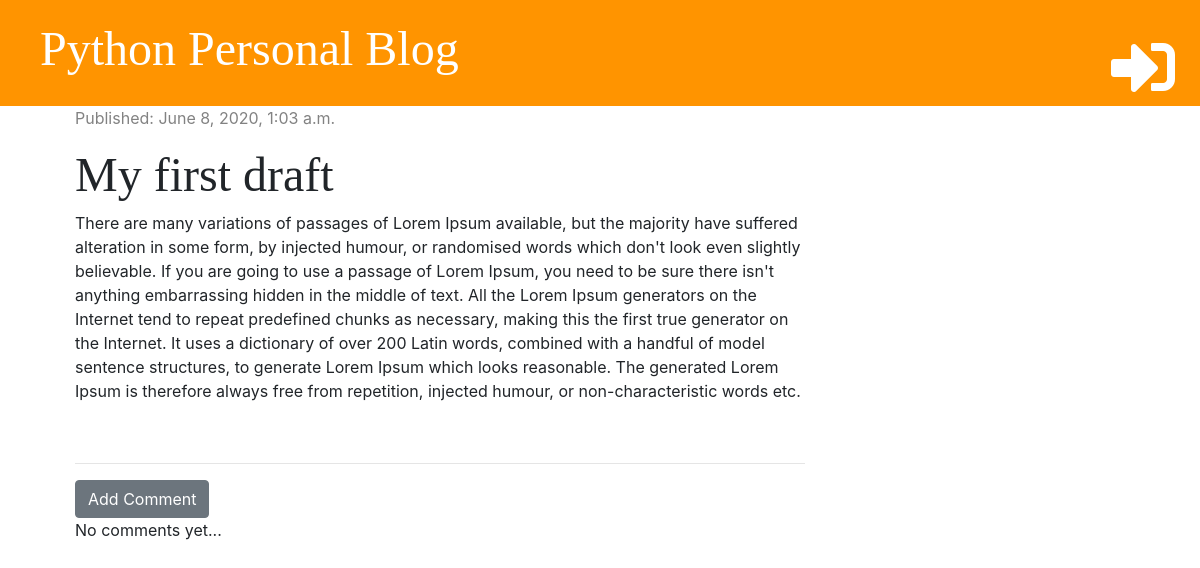
/post/6/, run on an earlier commit of the app's database.
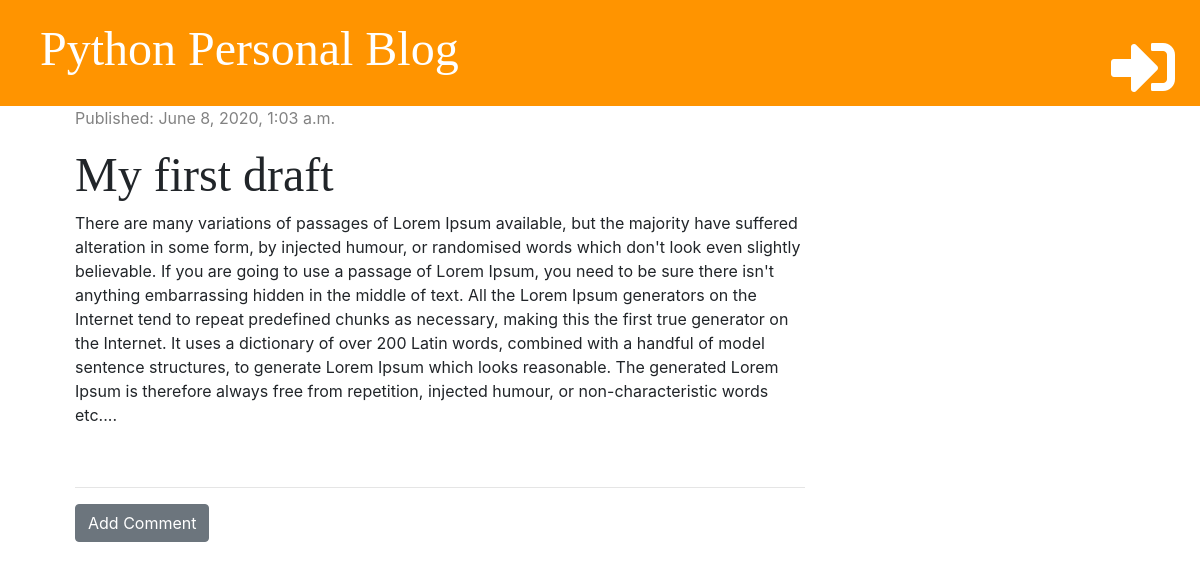
And on a later commit of the database.
### blog/models.py (models this page shows, shortened)
class Post(models.Model):
    author = models.ForeignKey('auth.User', on_delete=models.CASCADE)
    title = models.CharField(max_length=200)
    text = models.TextField()
    create_date = models.DateTimeField(default=timezone.now)
    published_date = models.DateTimeField(blank=True, null=True)

### blog/views.py (the view)
# urls.py: path('post/<int:pk>/', views.post_detail, name='post_detail'),
def post_detail(request, pk):
    post = get_object_or_404(Post, pk=pk)
    return render(request, 'blog/post_detail.html', {'post': post})

### blog/templates/blog/post_detail.html (shortened to what this page needs)
{% extends 'blog/base.html' %}
{% block content %}
<div class="post">
  {% if post.published_date %}
  <div class="date">
    <p>Published: {{post.published_date}}</p>
  </div>
  {% else %}
  <a href="{% url 'post_publish' pk=post.pk %}" class="btn btn-primary">Publish</a>
  {% endif %}
  <div>
    <h1>{{post.title}}</h1>
    <p>{{post.text | linebreaksbr}}</p>
  </div>
</div>
<hr>
<a href="{% url 'add_comment_to_post' pk=post.pk %}" class="btn btn-secondary">Add Comment</a>
{% for comment in post.comments.all %}
  {% if user.is_authenticated or comment.approved %}
    <div class="comment">
      <div class="date">{{comment.created_date}}</div>
      <strong>{{comment.author}}</strong>
      <p>
        {% if not comment.approved and user.is_superuser %}
        <a href="{% url 'comment_approve' pk=comment.pk %}"><i class="fas fa-check"></i></a>
        <a href="{% url 'comment_remove' pk=comment.pk %}"><i class="fas fa-trash-alt"></i></a>
        {% endif %}
        {{comment.text}}</p>
    </div>
  {% endif %}
{% empty %}
<p>No comments yet...</p>
{% endfor %}
{% endblock %}

What changed in the data, as far as the page shows it:
changed Post "My first draft": text "…humour, or non-characteristic words etc." → "…humour, or non-characteristic words etc...."
Also different on the page:
text no longer shown: "No comments yet..."
